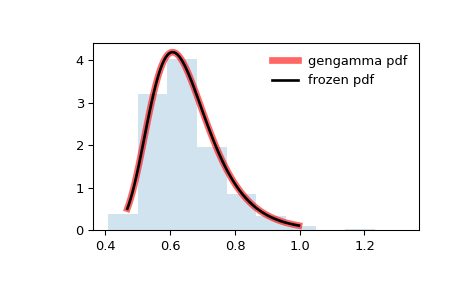

Here is the Python script that generated this plot:
from scipy.stats import gengamma
import matplotlib.pyplot as plt
fig, ax = plt.subplots(1, 1)

# Calculate the first four moments:

a, c = 4.42, -3.12
mean, var, skew, kurt = gengamma.stats(a, c, moments='mvsk')

# Display the probability density function (``pdf``):

x = np.linspace(gengamma.ppf(0.01, a, c),
                gengamma.ppf(0.99, a, c), 100)
ax.plot(x, gengamma.pdf(x, a, c),
       'r-', lw=5, alpha=0.6, label='gengamma pdf')

# Alternatively, the distribution object can be called (as a function)
# to fix the shape, location and scale parameters. This returns a "frozen"
# RV object holding the given parameters fixed.

# Freeze the distribution and display the frozen ``pdf``:

rv = gengamma(a, c)
ax.plot(x, rv.pdf(x), 'k-', lw=2, label='frozen pdf')

# Check accuracy of ``cdf`` and ``ppf``:

vals = gengamma.ppf([0.001, 0.5, 0.999], a, c)
np.allclose([0.001, 0.5, 0.999], gengamma.cdf(vals, a, c))
# True

# Generate random numbers:

r = gengamma.rvs(a, c, size=1000)

# And compare the histogram:

ax.hist(r, density=True, histtype='stepfilled', alpha=0.2)
ax.legend(loc='best', frameon=False)
plt.show()
